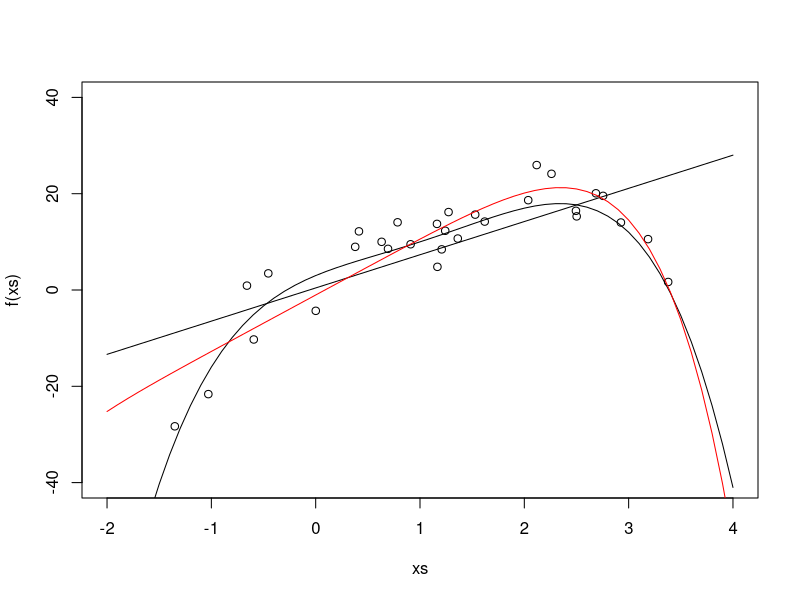

Here is the R script that generated this plot:
f = function(x) {
  x+(x+2)^2-(x-1)^4
}
xs = seq(-2,4,0.1)
plot(xs, f(xs), type = 'l', ylim = c(-40,40))

xr = runif(30, -1.5,3.5)
yr = f(xr) + 5*rnorm(length(xr))
points(xr, yr)

data = data.frame(x=xr, y=yr)

# Linear fit
m1 = lm(y ~ x , data = data)
lines(xs, predict(m1,data.frame(x=xs)), col='black')

# Linear fit additional x^2
#m1 = lm(y ~ x + I(x^2), data = data)
#lines(xs, predict(m1,data.frame(x=xs)), col='blue')

# Linear fit additional x^2
m1 = lm(y ~ x + I(x^2 + x^3 + x^4 + x^5 + x^6), data = data)
lines(xs, predict(m1,data.frame(x=xs)), col='red')
